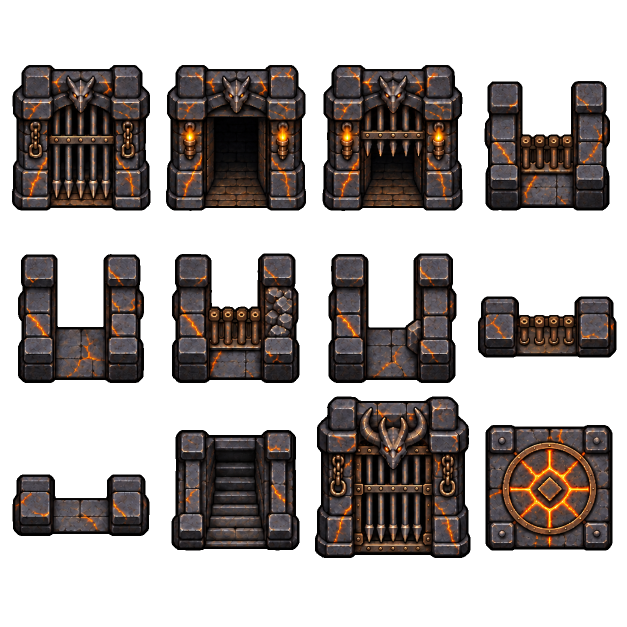
#> input picture crates/delve/assets/dungeon-src/dgn.odoor.keep/source-sheet.png, 1254 x 1254 px (shown at 1/2 size)
$ python -i slot-art-import.py   (imports and definitions only)
#> lines starting #> are read from the running program, lines starting #| are printed output that depends on the picture; after the words box and inside, x2 and y2 are one past the last pixel; in counts of white or black regions, pixels touching at a corner belong together
#> further down, picture is the input picture: PIL image 1254x1254 RGBA; mean R, G, B, A 29.5, 23.3, 21.2, 113.1
#!/usr/bin/env -S uv run --no-project --with Pillow python
"""Stage read-only slot deliveries. See docs/SLOT-ART-IMPORT.md."""
import argparse
from collections import Counter, deque
from functools import lru_cache
import hashlib
import io
import json
from pathlib import Path
import re
import statistics
from PIL import Image, ImageDraw, ImageFilter, ImageChops, ImageEnhance

ROOT = Path(__file__).resolve().parents[1]
SOURCES = Path('/work/artifacts/art-prod/slots')
OUTPUT = ROOT / 'crates/delve/assets/art-slots'
VERSION = 2


def digest(path):
    return hashlib.sha256(path.read_bytes()).hexdigest()


# [7 lines left out: function write, not called in this run]


def js(data):
    return (json.dumps(data, indent=2, sort_keys=True) + '\n').encode()


def png(im):
    b = io.BytesIO(); im.save(b, format='PNG'); return b.getvalue()


# [15 lines left out: function requests, not called in this run]


def palette():
    text = (ROOT/'crates/delve/src/render/overworld/ink.rs').read_text()
    bank = text.split('pub const PALETTE: [u32; 75] = [')[1].split('];')[0]
    return [tuple(bytes.fromhex(h)) for h in re.findall(r'0x([0-9a-f]{6})', bank) if h not in ('000000', 'e4fff8') and min(bytes.fromhex(h)) < 240]


@lru_cache(maxsize=None)
def ink(rgb):
    return min(palette_cache, key=lambda c: sum((a-b)**2 for a,b in zip(rgb,c)))


# [1 line that did not run here, left out]


# [11 lines left out: function reading_order, not called in this run]


def fringe(c):
    r,g,b,a = c
    return a >= 32 and r > g*1.35+12 and b > g*1.3+8 and min(r,b)>45


def despill(im):
    """Propagate trusted interior RGB into the 3px alpha boundary; preserve alpha."""
    px=im.load(); w,h=im.size
#> after `w, h = im.size`: w = 1254; h = 1254
    core=im.getchannel('A').point(lambda a:255 if a>=128 else 0)
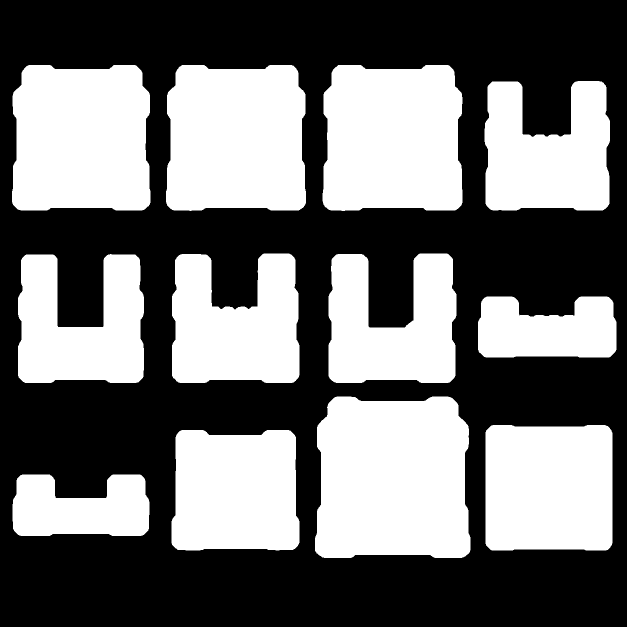
#> core: PIL image 1254x1254 L (shown at 1/2 size); 44.3% white; 12 white regions, largest, box (x1, y1, x2, y2) and area: (630, 793, 941, 1116) 91888, (332, 130, 612, 422) 75915, (645, 130, 925, 422) 75849
    if core.getextrema()==(255,255):
        return im.copy(), {'recoloured':0,'fringe_before':0,'fringe_after_boundary':0}
    padded=Image.new('L',(w+6,h+6));padded.paste(core,(3,3))
#> after `padded = Image.new('L', (w + 6, h + 6))`: padded: PIL image 1260x1260 L; every value is 0
#> after `padded.paste(core, (3, 3))`:
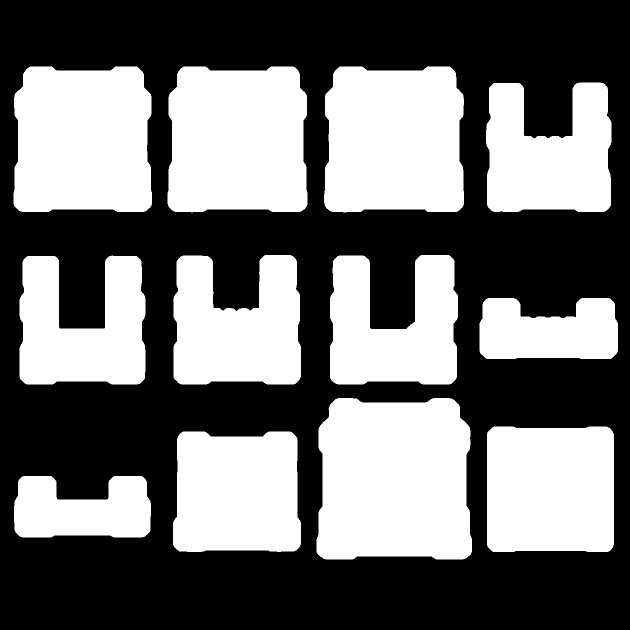
#> padded: PIL image 1260x1260 L (shown at 1/2 size); 43.9% white; 12 white regions, largest, box (x1, y1, x2, y2) and area: (633, 796, 944, 1119) 91888, (335, 133, 615, 425) 75915, (648, 133, 928, 425) 75849
    interior=padded.filter(ImageFilter.MinFilter(7)).crop((3,3,w+3,h+3))
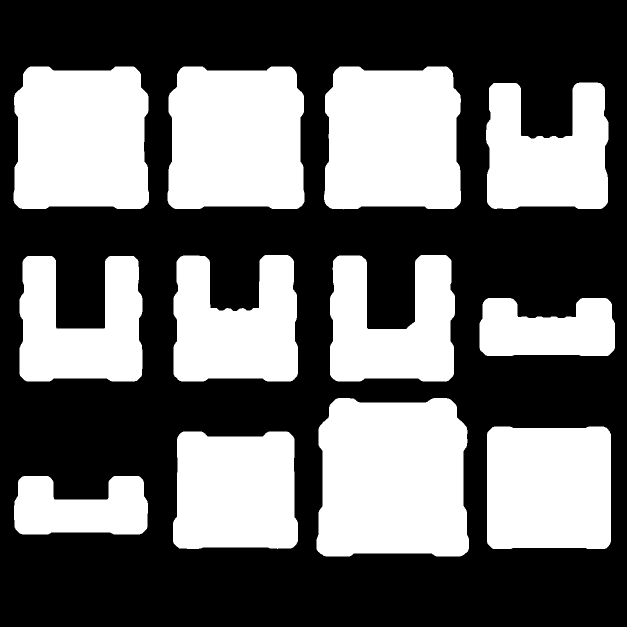
#> interior: PIL image 1254x1254 L (shown at 1/2 size); 41.7% white; 12 white regions, largest, box (x1, y1, x2, y2) and area: (633, 796, 938, 1113) 87926, (335, 133, 609, 418) 72359, (648, 133, 922, 419) 72267
    good=interior.load(); owners={}; todo=deque()
    for y in range(h):
        for x in range(w):
            if good[x,y] and not fringe(px[x,y]):
                owners[x,y]=px[x,y][:3]; todo.append((x,y,0))
#> after the loop, owners = 655449 items
    while todo:
        x,y,d=todo.popleft()
        for q in ((x-1,y),(x+1,y),(x,y-1),(x,y+1)):
            xx,yy=q
            if 0<=xx<w and 0<=yy<h and q not in owners and px[q][3]>0:
                owners[q]=owners[x,y];todo.append((xx,yy,d+1))
#> this loop made 697371 passes
#> x on passes 1 to 3: 60, 61, 62
#> after the loop, owners = 697371 items
    out=im.copy(); op=out.load(); changed=0
    for y in range(h):
        for x in range(w):
            c=px[x,y]
            if c[3] and not good[x,y] and (c[3]<224 or fringe(c)) and (x,y) in owners:
                # Only the boundary is recoloured; warm interior materials survive.
                op[x,y]=owners[x,y]+(c[3],);changed+=int(op[x,y]!=c)
            if c[3]==0: op[x,y]=(0,0,0,0)
#> after the loop, changed = 0
    residue=sum(fringe(op[x,y]) for y in range(h) for x in range(w) if op[x,y][3]>=32 and not good[x,y])
#> residue = 0
#> (the run stopped early here; a loop or call above may not have finished)
